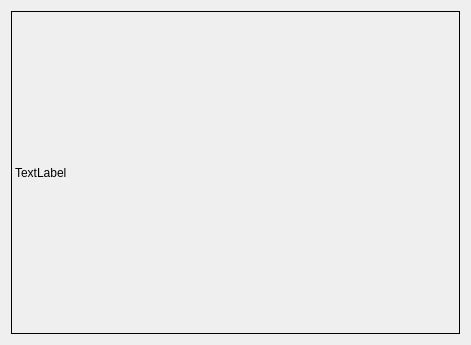
<?xml version="1.0" encoding="UTF-8"?>
<ui version="4.0">
 <class>Widget</class>
 <widget class="QWidget" name="Widget">
  <property name="geometry">
   <rect>
    <x>0</x>
    <y>0</y>
    <width>471</width>
    <height>345</height>
   </rect>
  </property>
  <property name="windowTitle">
   <string>Widget</string>
  </property>
  <layout class="QVBoxLayout" name="verticalLayout">
   <item>
    <widget class="MyLabel" name="label">
     <property name="frameShape">
      <enum>QFrame::Box</enum>
     </property>
     <property name="text">
      <string>TextLabel</string>
     </property>
    </widget>
   </item>
  </layout>
 </widget>
 <layoutdefault spacing="6" margin="11"/>
 <customwidgets>
  <customwidget>
   <class>MyLabel</class>
   <extends>QLabel</extends>
   <header>mylabel.h</header>
  </customwidget>
 </customwidgets>
 <resources/>
 <connections/>
</ui>
